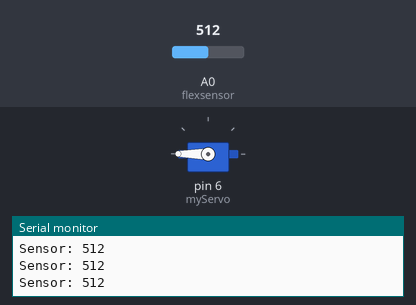
A sketch run on a simulated Arduino Uno, built with avr-gcc and run on an emulated ATmega328P. On the bench: servo, the last lines printed to the serial monitor. The inputs (shaded band) are chosen by the test bench; at power-on: A0 (flexsensor) = 512.

Above: at 1.2 s.
1.3 s: A0 (flexsensor) set to 0
At 2.5 s:
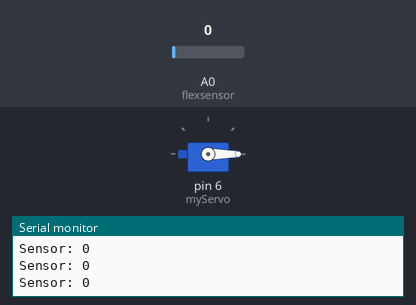
2.8 s: A0 (flexsensor) set to 306
At 3.4 s:
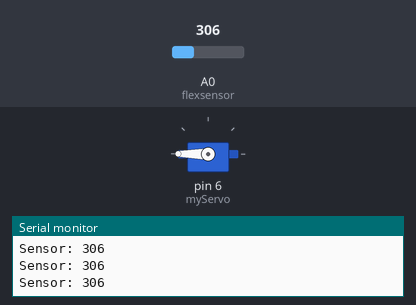
4.3 s: A0 (flexsensor) set to 122
At 4.6 s:
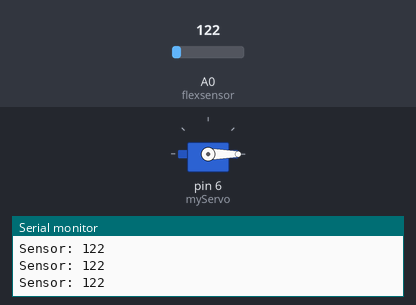
Timing chart, 0 to 7.3 s (numbered marks = the images above; inputs shaded):
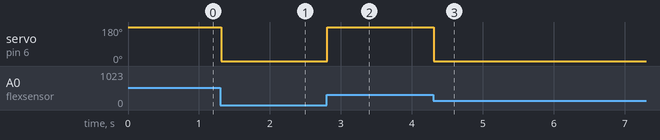

Measured:
- after the input at 1.3 s, servo on pin 6 (myServo): 180° → 0° at once
- after the input at 2.8 s, servo on pin 6 (myServo): 0° → 180° at once
- after the input at 4.3 s, servo on pin 6 (myServo): 180° → 0° at once

The sketch:

SingleServo.ino
```cpp
#include <Servo.h>

Servo myServo;
int const flexsensor = A0;

void setup() {

  myServo.attach(6);
  pinMode(flexsensor, INPUT);
  Serial.begin(9600);
  // put your setup code here, to run once:

}

void loop() {

  int Value;
  int angle;
  Value = analogRead(flexsensor);
  Serial.print("Sensor: ");
  Serial.println(Value);

  angle = map (Value, 185, 300, 0 , 180);
  angle = constrain(angle, 0, 180);

  myServo.write(angle);

  delay(15);

  // put your main code here, to run repeatedly:

}
```
